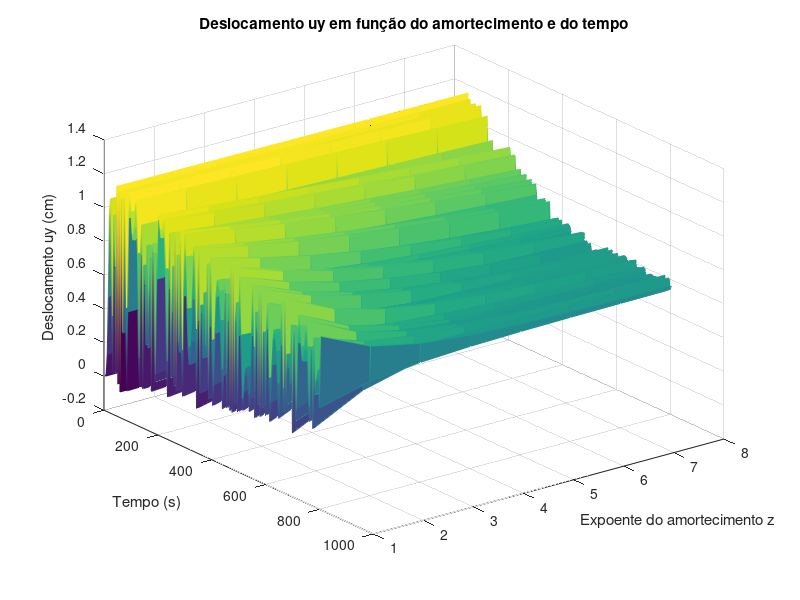

Here is the MATLAB script that generated this plot:
clear;
clc;

#Parâmetros
m = 1751;
b0 = 0.7175;
e0 = 0.61;
lambda = 0.1; #conicidade
r0 = 0.4572;
theta = 800; #momento de inercia
kx = 4.5687e+6;
ky = 100;


#Velocidade do trem e raio de curvatura
V0 = 40;
Raio = 500; #m

#condição inicial x0
x0 = [0; 0; 0.4; 0];


#discretização do tempo
tsim = 800; #tempo de simulação
n = 200; #num de partições
Tn = tsim/n; #periodo de cada divisao

#preparando para o loop
Tp = zeros(1, n+1);
Tp(1, 1) = 1;
x = zeros(length(x0), n+1);
x(:, 1) = x0;
i = 1;
k=1;
j=8;
resultados_uy = zeros(n+1, j);

while k<=j
  cx = 0.02 * 10*k;
  cy = 0.276 * 10*k;

    #Matrizes
    [M] = [m, 0; 0, theta];
    [C] = [2*cy, 0; 0, 2*cx*(b0^2)];
    [K] = [ky, -2*cy; 2*cx*b0*lambda/r0, kx*(exp(2))];
    #Matrizes da equação geral
    [A] = [-(inv(M)*C*(1/V0)), -(inv(M)*K); eye(size(M)), zeros(size(M))];
    [B] = [inv(M); zeros(size(M))];

    #Autovalores e Autovetores de A
    [autovetores, autovalores] = eig(A);
    R = autovetores;
    i = 1;
    while i<=n
      T = Tp(i)
      #função de entrada
      Fy = 120*sin(30*T); #força oscilatória de entrada senoidal
      Mpsi = 0; #momento de entrada
      [F] = [Fy + (m*(V0^2)/Raio); Mpsi + (2*kx*(b0^2)/Raio)];
      u = [[F]];

      #matriz da exponencial no intervalo T
      [V] = (autovalores * T);
      [V] = expm([V]);
      #matriz fundamental no intervalo T
      matfund = real([R] * [V] * inv([R]));

      #solução
      x(:, i+1) = (matfund * x(:, i)) + (inv([A]) * (matfund - eye(size(matfund))) * [B] * u);

      Tp(i+1) = Tp(i) + 1;
      i = i + 1;
    endwhile
   resultados_uy(:, k) = x(3, :)/100;
   k = k +1;
endwhile

#tempo total
t = Tp*Tn
#para plotar
k = linspace(1, 8, 8);

figure()
surf(k, t, resultados_uy, 'EdgeColor', 'interp');
axis ij
xlabel('Expoente do amortecimento z');
ylabel('Tempo (s)');
zlabel('Deslocamento uy (cm)');
title('Deslocamento uy em função do amortecimento e do tempo');

